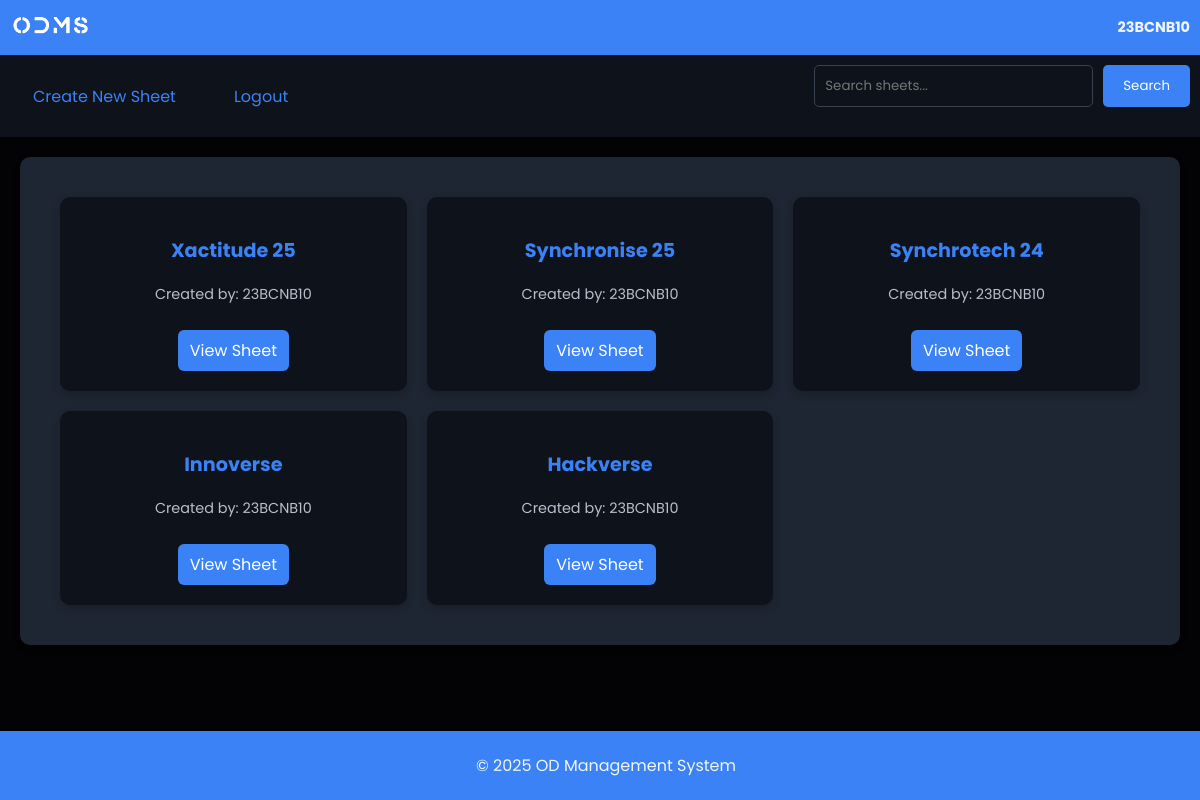
The page /dashboard (signed in) on the database as committed earlier.
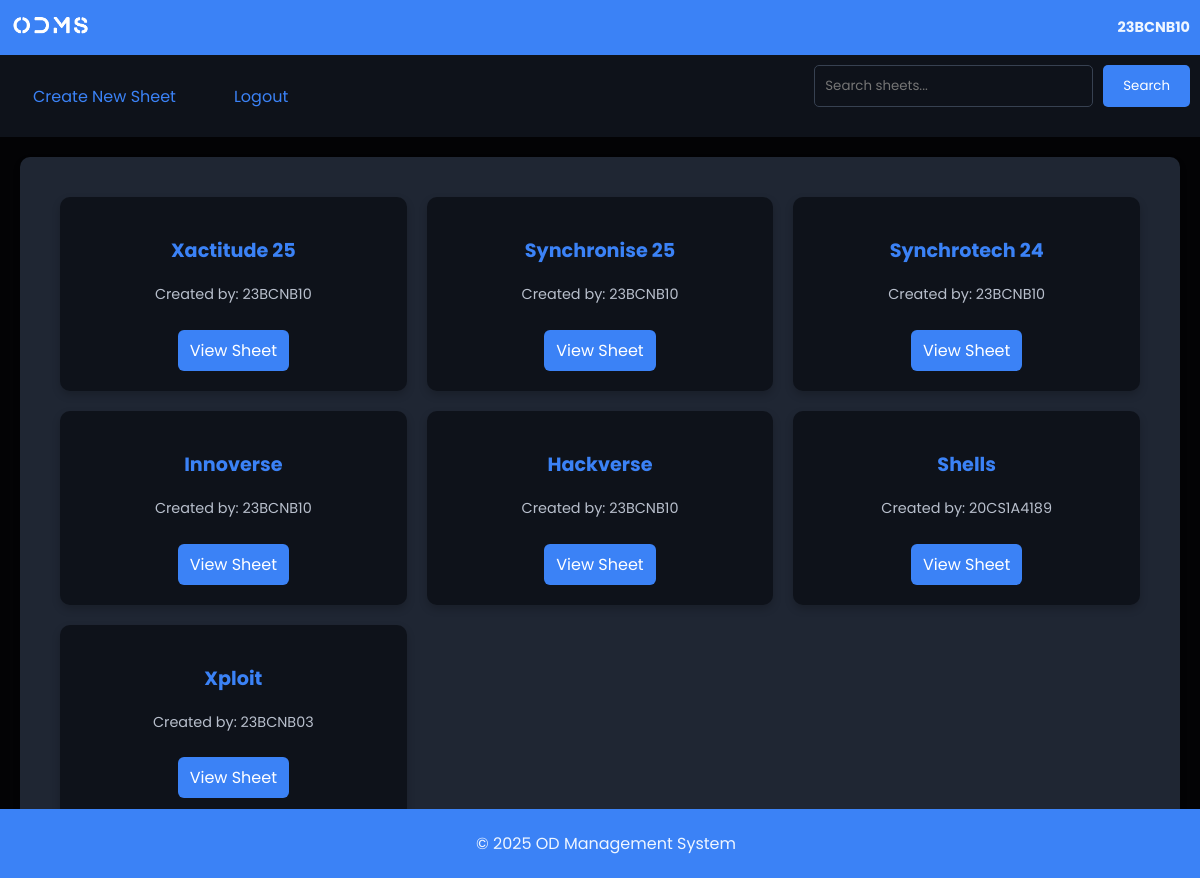
The same page on the database as committed later.
### tables this page shows
CREATE TABLE sheets (
            id INTEGER PRIMARY KEY AUTOINCREMENT,
            sheet_name TEXT NOT NULL,
            creator TEXT NOT NULL
        );

### app.py (the view)
@app.route('/dashboard', methods=['GET', 'POST'])
def dashboard():
    if 'username' not in session:
        flash('Please log in first!', 'warning')
        return redirect(url_for('login'))
    search_query = request.args.get('search', '')
    try:
        conn = get_db_connection()
        c = conn.cursor()
        if search_query:
            c.execute('SELECT id, sheet_name, creator FROM sheets WHERE sheet_name LIKE ?',
                     (f'%{search_query}%',))
        else:
            c.execute('SELECT id, sheet_name, creator FROM sheets')
        sheets = c.fetchall()
        sheet_list = []
        for sheet in sheets:
            sheet_list.append((sheet['id'], sheet['sheet_name'], sheet['creator']))
        return render_template('dashboard.html',
                              user_name=session['username'],
                              sheets=sheet_list,
                              search_query=search_query)
    except Exception as e:
        flash(f'Error loading dashboard: {str(e)}', 'danger')
        return render_template('dashboard.html',
                              user_name=session['username'],
                              sheets=[],
                              search_query=search_query)
    finally:
        if 'conn' in locals():
            conn.close()

### app.py (called while the page is built)
def get_db_connection():
    conn = sqlite3.connect('odms.db', timeout=20)
    conn.row_factory = sqlite3.Row
    return conn

### templates/dashboard.html (shortened to what this page needs)
<!DOCTYPE html>
<html>
<head>
    <link rel="stylesheet" href="{{ url_for('static', filename='dashboard.css') }}">
</head>
<body>
    <header>
        <div class="header-left">
            <img src="{{ url_for('static', filename='assets/odms.png') }}" alt="Logo" class="logo">
        </div>
        <div class="header-right">
            <p class="user-name">{{ user_name }}</p>
        </div>
    </header>
    <nav class="navbar">
        <ul class="navbar__menu">
            <li class="navbar__item">
                <a href="{{ url_for('create_sheet') }}" class="navbar__link">
                    <span>Create New Sheet</span>
                </a>
            </li>
            <li class="navbar__item">
                <a href="{{ url_for('logout') }}" class="navbar__link">
                    <span>Logout</span>
                </a>
            </li>
        </ul>
        <div class="search-container">
            <form action="{{ url_for('dashboard') }}" method="GET" class="search-form">
                <input type="text" name="search" placeholder="Search sheets..." value="{{ search_query }}">
                <button type="submit" class="search-btn">Search</button>
            </form>
        </div>
    </nav>
    <main>
        <div class="main-panel">
            <div class="sheet-container">
                {% if sheets %}
                    {% for sheet_id, sheet_name, creator in sheets %}
                        <div class="sheet-card">
                            <h3>{{ sheet_name }}</h3>
                            <p>Created by: {{ creator }}</p>
                            <a href="{{ url_for('sheet_detail', sheet_id=sheet_id) }}" class="view-sheet">View Sheet</a>
                        </div>
                    {% endfor %}
                {% else %}
                    <p>No sheets available.</p>
                {% endif %}
            </div>
        </div>
    </main>
    <footer>
        <p>&copy; 2025 OD Management System</p>
    </footer>
</body>
</html>

Rows that differ between the two databases and show on the page:
added sheets: sheet_name "Shells", creator "20CS1A4189"
added sheets: sheet_name "Xploit", creator "23BCNB03"
